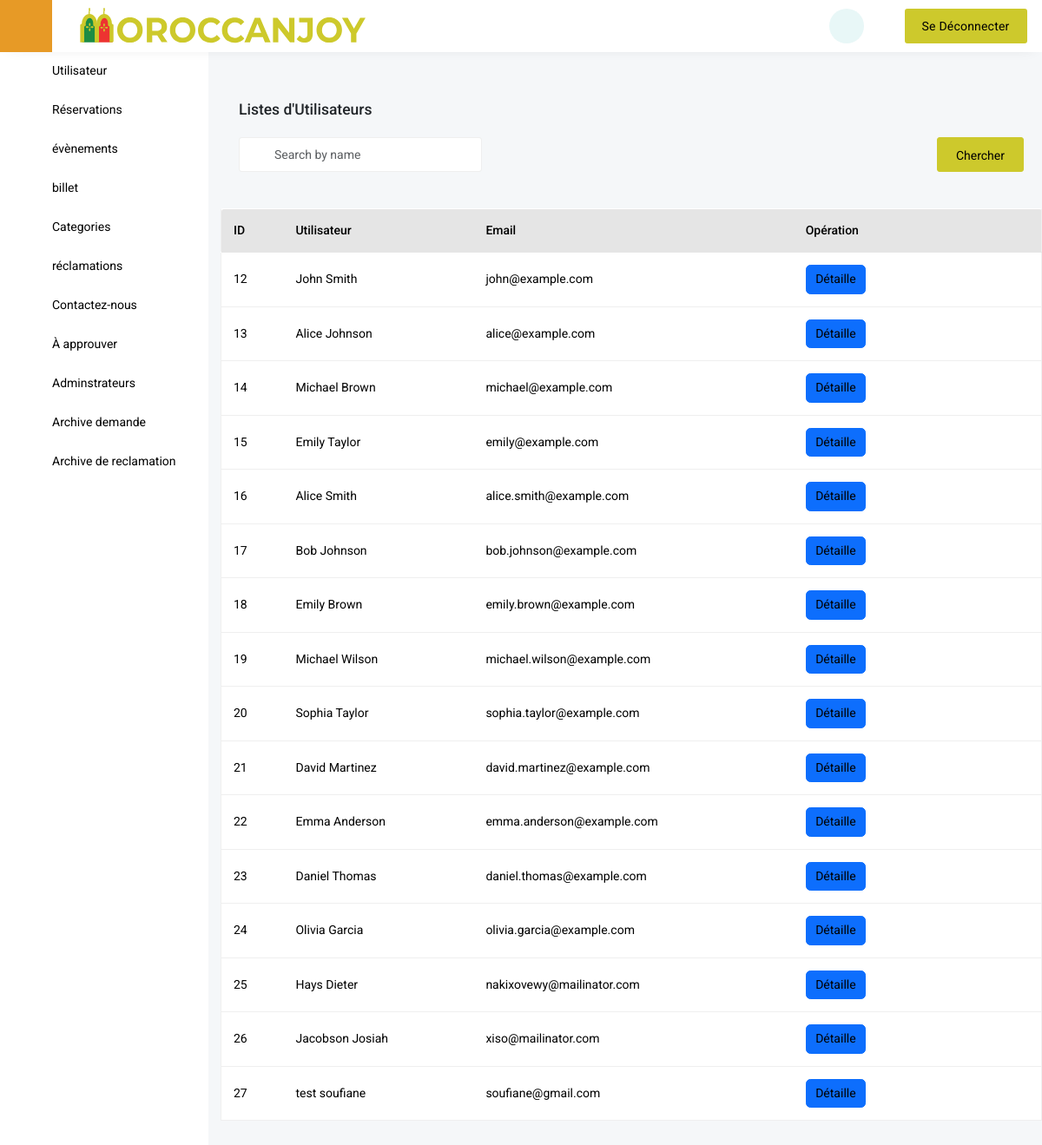
/Utilisateur.php (signed in), run on an earlier commit of the app's database.
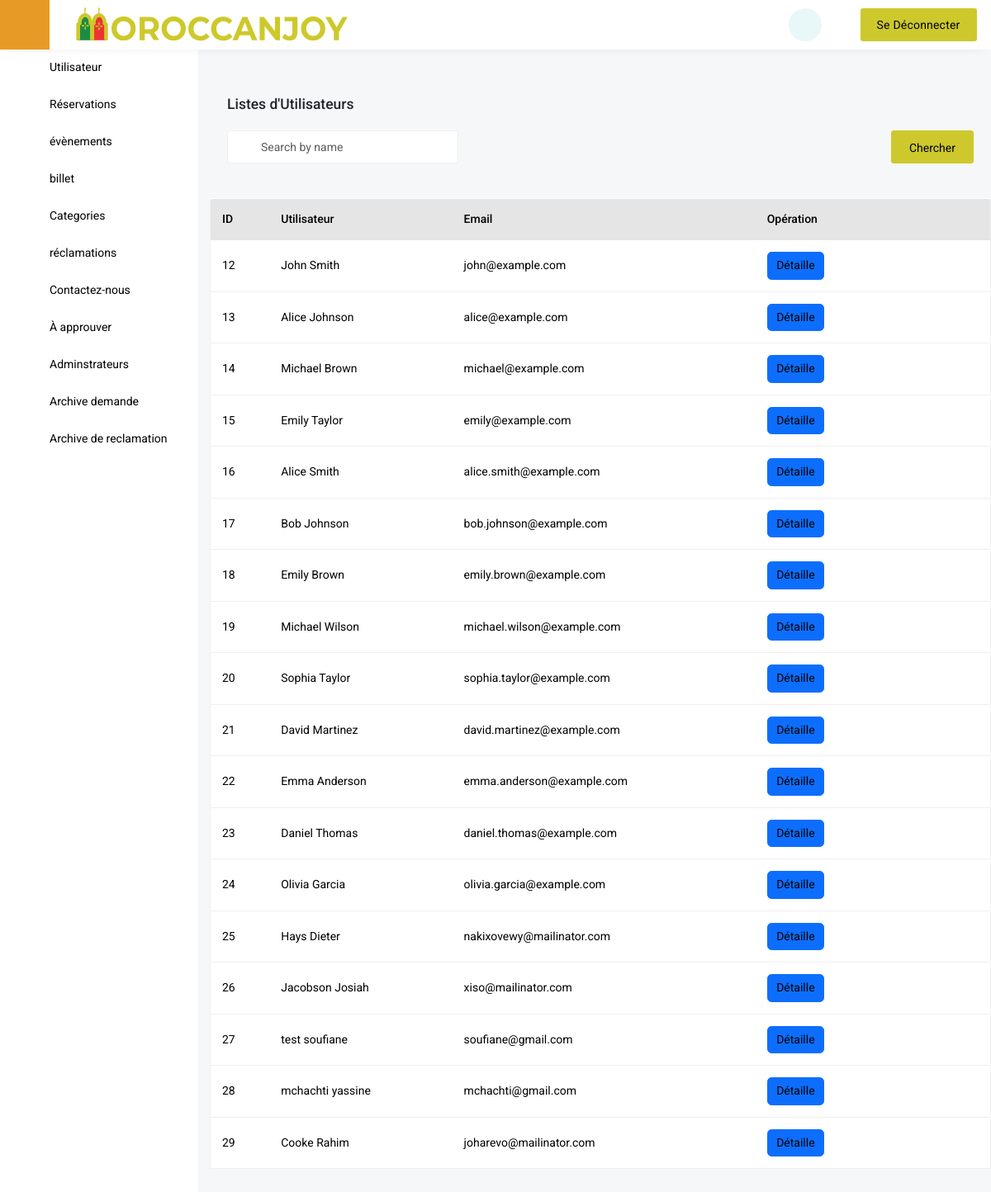
And on a later commit of the database.
### tables this page shows
CREATE TABLE `user` (
  `User_id` int(11) NOT NULL,
  `U_name` varchar(30) NOT NULL,
  `U_Prenom` varchar(30) NOT NULL,
  `U_email` varchar(70) NOT NULL,
  `U_password` varchar(200) NOT NULL,
  `U_telephone` varchar(30) NOT NULL,
  `U_adresse` varchar(100) NOT NULL,
  `U_dateNaissance` date NOT NULL
);

### Utilisateur.php (the view, shortened to what the changed rows need)
<!DOCTYPE html>
<html lang="en" class="h-100">
	<head>
		<link href='vendor/unicons-2.0.1/css/unicons.css' rel='stylesheet'>
		<link href="css/style.css" rel="stylesheet">
		<link href="css/vertical-responsive-menu.min.css" rel="stylesheet">
		<link href="css/datepicker.min.css" rel="stylesheet">
		<link href="css/responsive.css" rel="stylesheet">
		<link href="css/night-mode.css" rel="stylesheet">
		<link href="vendor/fontawesome-free/css/all.min.css" rel="stylesheet">
		<link href="vendor/OwlCarousel/assets/owl.carousel.css" rel="stylesheet">
		<link href="vendor/OwlCarousel/assets/owl.theme.default.min.css" rel="stylesheet">
		<link href="vendor/bootstrap/css/bootstrap.min.css" rel="stylesheet">
		<link href="vendor/bootstrap-select/dist/css/bootstrap-select.min.css" rel="stylesheet">
	</head>
    <body class="d-flex flex-column h-100">
<div class="wrapper wrapper-body">
	<div class="tab-content">
		<div class="tab-pane fade active show" id="overview-tab" role="tabpanel">
			<div class="table-card mt-4">
				<div class="main-table">
					<div class="table-responsive">
						<table class="table">
							<thead class="thead-dark">
								<tr>
									<th scope="col">ID</th>
									<th scope="col">Utilisateur</th>
									<th scope="col">Email</th>
									<th scope="col" colspan="3">Opération</th>
								</tr>
							</thead>
							<tbody>
							<?php
							if(isset($_POST['sear'])){
								require_once "connect/DataBase.php";
								$sr = $_POST['crs'];
								$demandes= $connection->query("SELECT * FROM user WHERE User_id like '%$sr%' or U_name like '%$sr%' or U_Prenom like '%$sr%' or U_email like '%$sr%' or U_telephone like '%$sr%' or U_adresse like '%$sr%' or U_dateNaissance like '%$sr%'")->fetchAll(PDO::FETCH_ASSOC);
								foreach($demandes as $demande){
							?>
								<tr>
									<td><?php echo $demande['User_id']?></td>
									<td><?php echo $demande['U_name'] .' '.$demande['U_Prenom']?></td>
									<td><?php echo $demande['U_email']?></td>
									<td><span class="action-btn btn btn-primary"><a href="Utilisateur_detaille.php.php?id=<?php echo $demande['User_id']?>" >Détaille</a></span></td>
									<td><span class="action-btn "><a href="delete.php?id=<?php echo $demande['User_id']?>" onclick="return confirm('Vous-voulez suppremer <?php echo $demande['User_id']?>')" ><i class="fa-solid fa-trash-can " style="color: red;"></i></a>
									<td><span class="action-btn"><a href="Utilisateur_update.php?id=<?php echo$demande['User_id']?>"><i class="fa-solid fa-pen-to-square" style="color: blue;"></i></a></span></td></td>
								</tr>
								<?php
																		}
																	?>
							<?php
							}else{
							?>
							<?php
								require_once "connect/DataBase.php";
						$demandes= $connection->query('SELECT * FROM `user`')->fetchAll(PDO::FETCH_ASSOC);
						foreach($demandes as $demande){
																	?>
								<tr>
									<td><?php echo $demande['User_id']?></td>
									<td><?php echo $demande['U_name'] .' '.$demande['U_Prenom']?></td>
									<td><?php echo $demande['U_email']?></td>
									<td><span class="action-btn btn btn-primary"><a href="Utilisateur_detaille.php?id=<?php echo $demande['User_id']?>" >Détaille</a></span></td>
									<td><span class="action-btn "><a href="delete.php?id=<?php echo $demande['User_id']?>" onclick="return confirm('Vous-voulez suppremer <?php echo $demande['User_id']?>')" ><i class="fa-solid fa-trash-can " style="color: red;"></i></a>
									<td><span class="action-btn"><a href="Utilisateur_update.php?id=<?php echo$demande['User_id']?>"><i class="fa-solid fa-pen-to-square" style="color: blue;"></i></a></span></td></td>
								</tr>
								<?php
																		}
																	?>
																	<?php
																		}
																	?>
							</tbody>
						</table>
					</div>
				</div>
			</div>
		</div>
    </div>
</div>
</body>

What changed in the data, as far as the page shows it:
added user: User_id "28", U_name "mchachti", U_Prenom "yassine", U_email "mchachti@gmail.com"
added user: User_id "29", U_name "Cooke", U_Prenom "Rahim", U_email "joharevo@mailinator.com"
